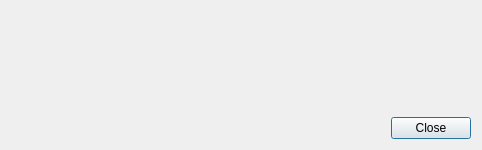
<?xml version="1.0" encoding="UTF-8"?>
<ui version="4.0">
 <class>AboutDialog</class>
 <widget class="QDialog" name="AboutDialog">
  <property name="geometry">
   <rect>
    <x>0</x>
    <y>0</y>
    <width>480</width>
    <height>160</height>
   </rect>
  </property>
  <property name="minimumSize">
   <size>
    <width>480</width>
    <height>160</height>
   </size>
  </property>
  <property name="windowTitle">
   <string>About</string>
  </property>
  <property name="sizeGripEnabled">
   <bool>false</bool>
  </property>
  <property name="modal">
   <bool>false</bool>
  </property>
  <layout class="QVBoxLayout" name="verticalLayout">
   <property name="sizeConstraint">
    <enum>QLayout::SetFixedSize</enum>
   </property>
   <item>
    <layout class="QHBoxLayout" name="horizontalLayout">
     <item>
      <widget class="QLabel" name="aboutLogoLbl">
       <property name="sizePolicy">
        <sizepolicy hsizetype="Fixed" vsizetype="Fixed">
         <horstretch>0</horstretch>
         <verstretch>0</verstretch>
        </sizepolicy>
       </property>
       <property name="minimumSize">
        <size>
         <width>100</width>
         <height>100</height>
        </size>
       </property>
       <property name="baseSize">
        <size>
         <width>100</width>
         <height>100</height>
        </size>
       </property>
       <property name="text">
        <string/>
       </property>
      </widget>
     </item>
     <item>
      <widget class="QLabel" name="aboutTextLbl">
       <property name="minimumSize">
        <size>
         <width>354</width>
         <height>100</height>
        </size>
       </property>
       <property name="text">
        <string/>
       </property>
      </widget>
     </item>
    </layout>
   </item>
   <item>
    <layout class="QHBoxLayout" name="horizontalLayout_2">
     <item>
      <spacer name="horizontalSpacer">
       <property name="orientation">
        <enum>Qt::Horizontal</enum>
       </property>
       <property name="sizeHint" stdset="0">
        <size>
         <width>40</width>
         <height>20</height>
        </size>
       </property>
      </spacer>
     </item>
     <item>
      <widget class="QPushButton" name="closeBtn">
       <property name="text">
        <string>Close</string>
       </property>
      </widget>
     </item>
    </layout>
   </item>
  </layout>
 </widget>
 <resources/>
 <connections>
  <connection>
   <sender>closeBtn</sender>
   <signal>clicked()</signal>
   <receiver>AboutDialog</receiver>
   <slot>hide()</slot>
   <hints>
    <hint type="sourcelabel">
     <x>427</x>
     <y>169</y>
    </hint>
    <hint type="destinationlabel">
     <x>239</x>
     <y>104</y>
    </hint>
   </hints>
  </connection>
 </connections>
</ui>
